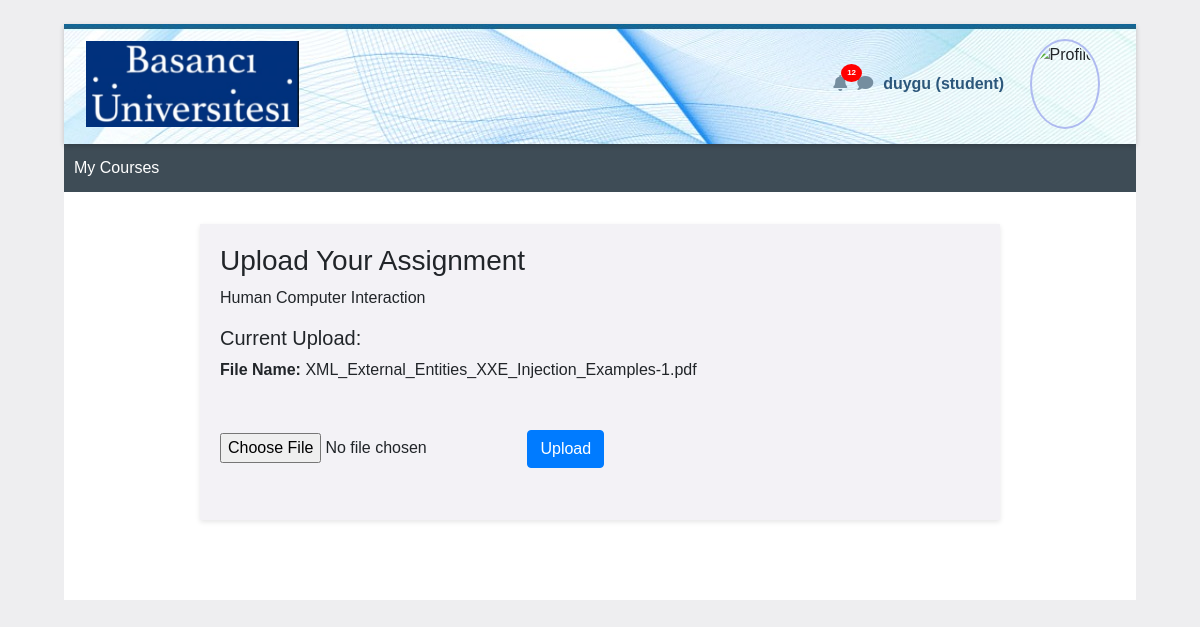
Page /student/2/upload_assignment/Human Computer Interaction (signed in) on the earlier database version.
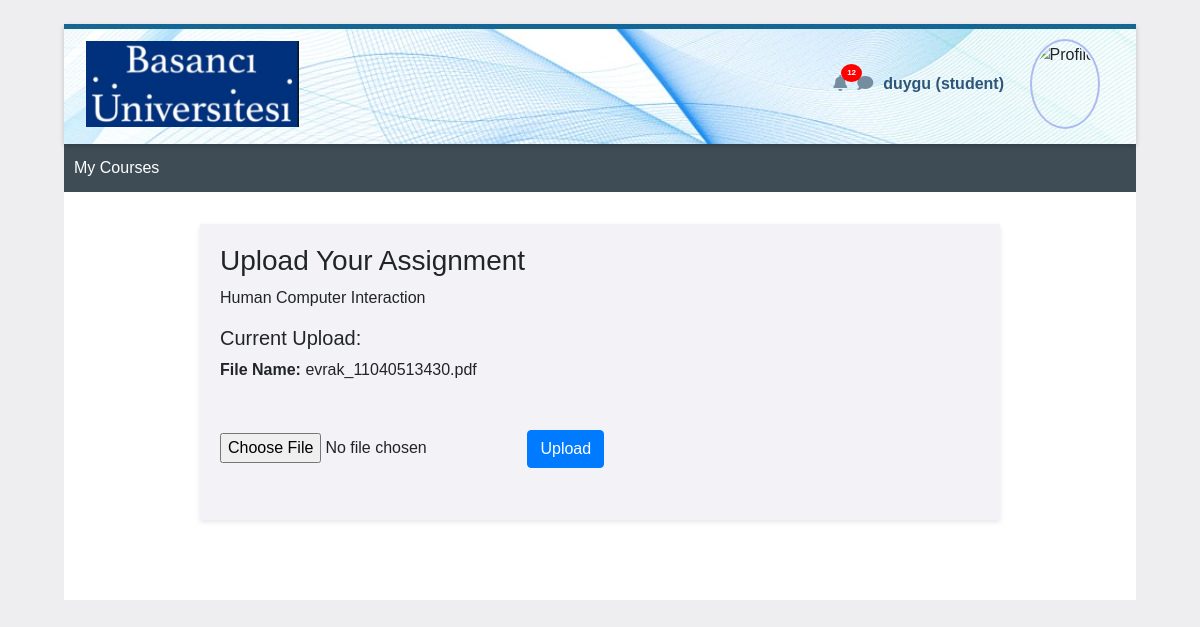
Same page on the later database version.
### tables this page shows
CREATE TABLE assignments (
        id INTEGER PRIMARY KEY AUTOINCREMENT,                
        student_id INTEGER NOT NULL,                         
        course TEXT NOT NULL CHECK(course <> ''),            
        file_data BLOB NOT NULL,                             
        file_name TEXT NOT NULL CHECK(file_name <> ''),      
        FOREIGN KEY(student_id) REFERENCES users(id)      
    );

### app/routes.py (the view, shortened to what this page needs)
@main.route('/student/<student_id>/upload_assignment/<course>', methods=['GET', 'POST'])
@login_required
@is_user
@is_current_user
@limiter.limit("5 per minute", key_func=get_remote_address)
def upload_assignment(student_id, course):
    username = session.get('username')
    role = session.get('role')
    profile_photo = None
    conn = sqlite3.connect(DATABASE)
    c = conn.cursor()
    c.execute('SELECT profile_photo FROM users WHERE id = ?', (student_id,))
    result = c.fetchone()
    if result:
        profile_photo = result[0]
    c.execute("SELECT file_name, file_data FROM assignments WHERE student_id=? AND course=?", (student_id, course))
    existing_assignment = c.fetchone()
    file_name = None
    deserialized_data = None
    if existing_assignment:
        file_name = existing_assignment[0]  # Existing file name
        try:
            deserialized_data = json.loads(existing_assignment[1])
        except json.JSONDecodeError:
            logging.error("Deserialization failed for student_id: %s, course: %s", student_id, course)
            deserialized_data = None  #handle securely without exposing errors
    conn.close()
    return render_template('upload_assignment.html',
                           course=course,
                           student_id=student_id,
                           username=username,
                           role=role,
                           file_name=file_name,
                           deserialized_data=deserialized_data,
                           profile_photo=profile_photo)

### app/routes.py (called while the page is built)
def login_required(f):
    @wraps(f)
    def decorated_function(*args, **kwargs):
        if not session.get('username'):
            abort(401)
        return f(*args, **kwargs)
    return decorated_function

def is_user(f):
    @wraps(f)
    def decorated_function(*args, **kwargs):
        if session.get('role') != 'student':
            abort(403)
        return f(*args, **kwargs)
    return decorated_function

def is_current_user(f):
    @wraps(f)
    def decorated_function(*args, **kwargs):
        if 'student_id' in kwargs and str(session.get('student_id')) != kwargs['student_id']:
            abort(403)
        return f(*args, **kwargs)
    return decorated_function

### app/templates/upload_assignment.html (shortened to what this page needs)
<!DOCTYPE html>
<html lang="en">
<head>
    <link rel="stylesheet" href="https://stackpath.bootstrapcdn.com/bootstrap/4.5.2/css/bootstrap.min.css">
    <link rel="stylesheet" href="https://cdnjs.cloudflare.com/ajax/libs/font-awesome/5.15.4/css/all.min.css">
</head>
<body>
    <div class="initialBox">
        <div class="navbar">
            <div>
                <img src="{{ url_for('static', filename='logo.png') }}" alt="Logo">
            </div>
            <div class="user-profile">
                <div class="notification">
                    <i class="fas fa-bell icn"></i>
                    <span class="notification-badge">12</span>
                </div>
                <div>
                    <i class="fas fa-comment icn"></i>
                </div>
                <div class="user-profile" onclick="toggleDropdown()">
                    <span class="user-name">{{ username }} <strong> ({{role}})</strong></span>
                    {% if profile_photo %}
                    <img src="{{ url_for('main.get_profile_photo', student_id=student_id) }}" alt="Profile"
                        class="profPic">
                    {% else %}
                    <img src="{{ url_for('static', filename='user.png') }}" alt="Profile" class="profPic">
                    {% endif %}
                </div>
            </div>
        </div>
        <div class="middle-bar">
            <a class="course" href="{{ url_for('main.student_dashboard', student_id=student_id) }}">My Courses</a>
        </div>
        <div class="urlWrapper">
            <div class="container">
                <h3>Upload Your Assignment</h3>
                <p>{{ course }}</p>
                {% if file_name %}
                <div>
                    <h5>Current Upload:</h5>
                    <p><strong>File Name:</strong> {{ file_name }}</p>
                </div>
                {% endif %}
                <form method="POST" enctype="multipart/form-data">
                    <input type="file" name="file" required>
                    <button type="submit" class="btn btn-primary">Upload</button>
                </form>
            </div>
</body>
</html>

Differences in the rows shown:
changed assignments "Human Computer Interaction": file_name "XML_External_Entities_XXE_Injection_Examples-1.pdf" → "evrak_11040513430.pdf"
